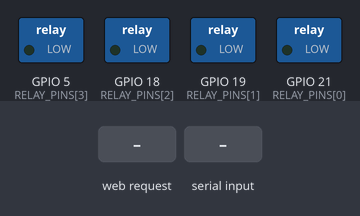
Simulated run of this sketch. Board: ESP32. Shown: switched loads named in the sketch (green lamp = pin HIGH). The test bench sets the inputs (shaded band). WiFi joins after 1.5 s; servers stay silent unless stated; what the sketch prints to the serial monitor is not drawn.

Above: at 3.2 s.
3.3 s: HTTP request GET /api/relay?ch=1&state=1 received
At 4.0 s:
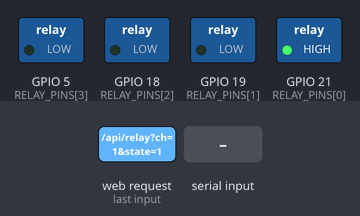
4.8 s: HTTP request GET /api/all?ch=1&state=1 received
At 5.4 s:
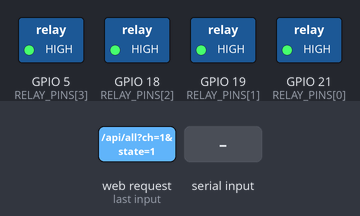
6.3 s: "ALL OFF\n" received over Serial
At 6.6 s:
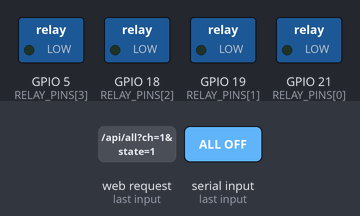
7.8 s: "ALL ON\n" received over Serial
At 8.9 s:
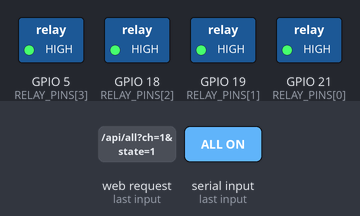
9.3 s: HTTP request GET /api/all?ch=120&state=120 received
At 10.1 s:
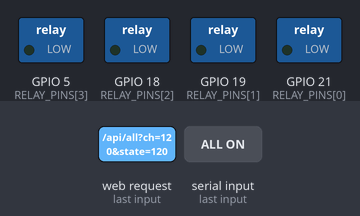
Timing chart, 0 to 12.3 s (numbered marks = the images above; inputs shaded):
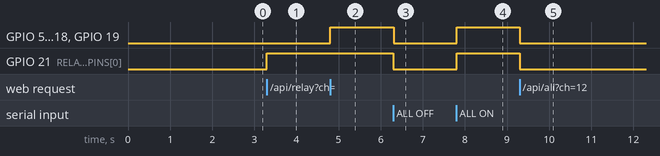

Measured:
- after the input at 3.3 s, GPIO 21 (RELAY_PINS[0]): LOW → HIGH at once
- after the input at 4.8 s, GPIO 5 (RELAY_PINS[3]), GPIO 18 (RELAY_PINS[2]), GPIO 19 (RELAY_PINS[1]): LOW → HIGH at once
- after the input at 6.3 s, GPIO 5 (RELAY_PINS[3]), GPIO 18 (RELAY_PINS[2]), GPIO 19 (RELAY_PINS[1]), GPIO 21 (RELAY_PINS[0]): HIGH → LOW at once
- after the input at 7.8 s, GPIO 5 (RELAY_PINS[3]), GPIO 18 (RELAY_PINS[2]), GPIO 19 (RELAY_PINS[1]), GPIO 21 (RELAY_PINS[0]): LOW → HIGH at once
- after the input at 9.3 s, GPIO 5 (RELAY_PINS[3]), GPIO 18 (RELAY_PINS[2]), GPIO 19 (RELAY_PINS[1]), GPIO 21 (RELAY_PINS[0]): HIGH → LOW at once

The sketch:

esp32_4ch_relay_web.ino
```cpp
/**
 * @file esp32_4ch_relay_web.ino
 * @brief Professional Web & Serial Controller for ESP32 4-Channel Relay Board
 * @author Phan Huynh Van Do
 *
 * Hardware Relay Mapping:
 * - Relay 1: GPIO 21
 * - Relay 2: GPIO 19
 * - Relay 3: GPIO 18
 * - Relay 4: GPIO 5
 */

#include <WiFi.h>
#include <WebServer.h>
#include <ESPmDNS.h>

// ==========================================
// CONFIGURATION
// ==========================================
const char* WIFI_SSID = "YOUR_WIFI_SSID";
const char* WIFI_PASS = "YOUR_WIFI_PASSWORD";
const char* HOSTNAME  = "esp32-relay";

// Pin Definitions
const uint8_t RELAY_PINS[4] = {21, 19, 18, 5};
bool relayStates[4] = {false, false, false, false};

WebServer server(80);

// ==========================================
// HTML / CSS WEB INTERFACE
// ==========================================
const char INDEX_HTML[] PROGMEM = R"rawliteral(
<!DOCTYPE html>
<html lang="en">
<head>
  <meta charset="UTF-8">
  <meta name="viewport" content="width=device-width, initial-scale=1.0">
  <title>ESP32 4-Channel Relay Controller</title>
  <style>
    :root {
      --bg: #0f172a;
      --card-bg: #1e293b;
      --accent: #38bdf8;
      --on-color: #22c55e;
      --off-color: #ef4444;
      --text: #f8fafc;
      --text-muted: #94a3b8;
    }
    * { box-sizing: border-box; margin: 0; padding: 0; font-family: -apple-system, BlinkMacSystemFont, "Segoe UI", Roboto, sans-serif; }
    body { background: var(--bg); color: var(--text); display: flex; flex-direction: column; align-items: center; min-height: 100vh; padding: 20px; }
    header { text-align: center; margin-bottom: 24px; }
    header h1 { font-size: 1.8rem; color: var(--accent); margin-bottom: 6px; }
    header p { color: var(--text-muted); font-size: 0.95rem; }
    .grid { display: grid; grid-template-columns: repeat(auto-fit, minmax(240px, 1fr)); gap: 18px; width: 100%; max-width: 720px; }
    .card { background: var(--card-bg); border-radius: 16px; padding: 20px; box-shadow: 0 10px 25px rgba(0,0,0,0.3); display: flex; flex-direction: column; align-items: center; transition: transform 0.2s, box-shadow 0.2s; border: 1px solid rgba(255,255,255,0.05); }
    .card:hover { transform: translateY(-3px); }
    .card-title { font-size: 1.2rem; font-weight: 600; margin-bottom: 6px; }
    .pin-info { font-size: 0.8rem; color: var(--text-muted); margin-bottom: 16px; }
    .indicator { width: 18px; height: 18px; border-radius: 50%; display: inline-block; margin-bottom: 16px; transition: background-color 0.3s; box-shadow: 0 0 10px rgba(0,0,0,0.5); }
    .btn { width: 100%; padding: 12px; border: none; border-radius: 10px; font-weight: bold; font-size: 1rem; cursor: pointer; color: white; transition: 0.2s; }
    .btn-on { background: var(--on-color); box-shadow: 0 4px 15px rgba(34, 197, 94, 0.4); }
    .btn-off { background: var(--off-color); box-shadow: 0 4px 15px rgba(239, 68, 68, 0.4); }
    .global-actions { margin-top: 24px; display: flex; gap: 14px; width: 100%; max-width: 720px; }
    .global-btn { flex: 1; padding: 14px; border: none; border-radius: 12px; font-size: 1rem; font-weight: 600; cursor: pointer; background: #334155; color: var(--text); transition: 0.2s; }
    .global-btn:hover { background: #475569; }
    footer { margin-top: 36px; font-size: 0.8rem; color: var(--text-muted); text-align: center; }
  </style>
</head>
<body>
  <header>
    <h1>⚡ ESP32 4-Channel Relay</h1>
    <p>Opto-Isolated IoT Power Control System</p>
  </header>

  <div class="grid" id="relays">
    <!-- Rendered via JavaScript -->
  </div>

  <div class="global-actions">
    <button class="global-btn" onclick="setAll(1)">Turn All ON</button>
    <button class="global-btn" onclick="setAll(0)">Turn All OFF</button>
  </div>

  <footer>
    Hardware Design by Phan Huỳnh Văn Đô • Built with ESP32 & KiCad
  </footer>

  <script>
    const pins = ["GPIO 21", "GPIO 19", "GPIO 18", "GPIO 5"];
    async function updateUI() {
      const res = await fetch('/api/status');
      const data = await res.json();
      const container = document.getElementById('relays');
      container.innerHTML = '';
      data.relays.forEach((state, i) => {
        const card = document.createElement('div');
        card.className = 'card';
        card.innerHTML = `
          <div class="card-title">Channel ${i + 1}</div>
          <div class="pin-info">${pins[i]}</div>
          <span class="indicator" style="background: ${state ? '#22c55e' : '#64748b'}; box-shadow: ${state ? '0 0 12px #22c55e' : 'none'};"></span>
          <button class="btn ${state ? 'btn-off' : 'btn-on'}" onclick="toggleRelay(${i + 1})">
            ${state ? 'Turn OFF' : 'Turn ON'}
          </button>
        `;
        container.appendChild(card);
      });
    }

    async function toggleRelay(ch) {
      await fetch(`/api/relay?ch=${ch}&state=toggle`);
      updateUI();
    }

    async function setAll(state) {
      await fetch(`/api/all?state=${state}`);
      updateUI();
    }

    setInterval(updateUI, 2500);
    updateUI();
  </script>
</body>
</html>
)rawliteral";

// ==========================================
// RELAY CONTROL FUNCTIONS
// ==========================================
void setRelay(uint8_t channel, bool state) {
  if (channel < 1 || channel > 4) return;
  relayStates[channel - 1] = state;
  digitalWrite(RELAY_PINS[channel - 1], state ? HIGH : LOW);
  Serial.printf("[RELAY] Channel %d set to %s (GPIO %d)\n", channel, state ? "ON" : "OFF", RELAY_PINS[channel - 1]);
}

void toggleRelay(uint8_t channel) {
  if (channel < 1 || channel > 4) return;
  setRelay(channel, !relayStates[channel - 1]);
}

// ==========================================
// REST API HANDLERS
// ==========================================
void handleRoot() {
  server.send_P(200, "text/html", INDEX_HTML);
}

void handleStatus() {
  String json = "{\"relays\":[";
  for (int i = 0; i < 4; i++) {
    json += relayStates[i] ? "true" : "false";
    if (i < 3) json += ",";
  }
  json += "]}";
  server.send(200, "application/json", json);
}

void handleRelay() {
  if (server.hasArg("ch")) {
    int ch = server.arg("ch").toInt();
    if (server.hasArg("state")) {
      String st = server.arg("state");
      if (st == "toggle") toggleRelay(ch);
      else if (st == "1" || st == "true" || st == "on") setRelay(ch, true);
      else setRelay(ch, false);
    }
  }
  handleStatus();
}

void handleAll() {
  if (server.hasArg("state")) {
    bool st = server.arg("state").toInt() == 1;
    for (int i = 1; i <= 4; i++) setRelay(i, st);
  }
  handleStatus();
}

// ==========================================
// SERIAL COMMAND PROCESSOR
// ==========================================
void processSerialCommand(String cmd) {
  cmd.trim();
  cmd.toUpperCase();
  if (cmd == "STATUS") {
    Serial.println("\n--- RELAY STATUS ---");
    for (int i = 0; i < 4; i++) {
      Serial.printf("Relay %d (GPIO %d): %s\n", i + 1, RELAY_PINS[i], relayStates[i] ? "ON" : "OFF");
    }
  } else if (cmd == "ALL ON") {
    for (int i = 1; i <= 4; i++) setRelay(i, true);
  } else if (cmd == "ALL OFF") {
    for (int i = 1; i <= 4; i++) setRelay(i, false);
  } else if (cmd.startsWith("R") || cmd.startsWith("RELAY")) {
    // E.g. "R1 ON" or "RELAY 2 OFF"
    int ch = cmd.charAt(cmd.indexOf(' ') - 1) - '0';
    if (ch >= 1 && ch <= 4) {
      if (cmd.endsWith("ON")) setRelay(ch, true);
      else if (cmd.endsWith("OFF")) setRelay(ch, false);
      else if (cmd.endsWith("TOGGLE")) toggleRelay(ch);
    }
  }
}

// ==========================================
// SETUP & LOOP
// ==========================================
void setup() {
  Serial.begin(115200);
  delay(500);
  Serial.println("\n==========================================");
  Serial.println(" ESP32 4-Channel Relay Controller Starting ");
  Serial.println("==========================================");

  // Initialize GPIOs
  for (int i = 0; i < 4; i++) {
    pinMode(RELAY_PINS[i], OUTPUT);
    digitalWrite(RELAY_PINS[i], LOW);
    relayStates[i] = false;
  }

  // Connect to WiFi
  WiFi.mode(WIFI_STA);
  WiFi.begin(WIFI_SSID, WIFI_PASS);
  Serial.print("Connecting to WiFi");
  int attempts = 0;
  while (WiFi.status() != WL_CONNECTED && attempts < 20) {
    delay(500);
    Serial.print(".");
    attempts++;
  }

  if (WiFi.status() == WL_CONNECTED) {
    Serial.println("\n[WiFi] Connected successfully!");
    Serial.print("[WiFi] IP Address: ");
    Serial.println(WiFi.localIP());

    if (MDNS.begin(HOSTNAME)) {
      Serial.printf("[mDNS] Responder started: http://%s.local\n", HOSTNAME);
    }
  } else {
    Serial.println("\n[WiFi] Connection failed. Starting Access Point mode...");
    WiFi.mode(WIFI_AP);
    WiFi.softAP("ESP32_4CH_RELAY_AP", "12345678");
    Serial.print("[AP] IP Address: ");
    Serial.println(WiFi.softAPIP());
  }

  // Setup WebServer Routes
  server.on("/", handleRoot);
  server.on("/api/status", handleStatus);
  server.on("/api/relay", handleRelay);
  server.on("/api/all", handleAll);
  server.begin();
  Serial.println("[HTTP] Web server started.");
}

void loop() {
  server.handleClient();

  if (Serial.available()) {
    String cmd = Serial.readStringUntil('\n');
    processSerialCommand(cmd);
  }
}
```
